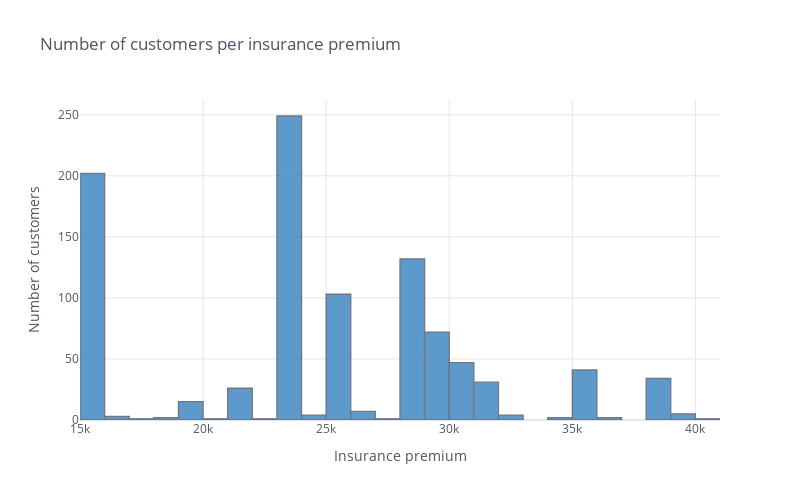

Here is the notebook cell this chart was saved with:
### Markdown cell above
We have a wide price range, from as little as ₹15,000 to as much as ₹40,000, whereas the average premium is ₹24,336.7 with the standard deviation ₹6,248.2. Thus, we observe non-normal distribution of the target variable.

### Code cell
data['PremiumPrice'].iplot(kind = 'histogram', dimensions = (800,500), 
                           xTitle = 'Insurance premium', yTitle = 'Number of customers',
                           title = 'Number of customers per insurance premium', color = '#3780BF')

data['PremiumPrice'].describe()

### Figure 1 — Plotly figure (JSON) as saved in the notebook; plotly's stock layout.template omitted (floating-point values rounded to 4 significant figures; data arrays with more than 128 entries replaced by an {"elided": "..."} marker saying what was removed)
{"data": [{"histfunc": "count", "histnorm": "", "marker": {"color": "rgba(55, 128, 191, 1.0)", "line": {"color": "#4D5663", "width": 1.3}}, "name": "PremiumPrice", "opacity": 0.8, "orientation": "v", "type": "histogram", "x": {"elided": "986 int values"}}], "layout": {"barmode": "overlay", "height": 500, "legend": {"bgcolor": "#FFFFFF", "font": {"color": "#4D5663"}}, "paper_bgcolor": "#FFFFFF", "plot_bgcolor": "#FFFFFF", "title": {"font": {"color": "#4D5663"}, "text": "Number of customers per insurance premium"}, "width": 800, "xaxis": {"autorange": true, "gridcolor": "#E1E5ED", "range": [15000.0, 41000.0], "showgrid": true, "tickfont": {"color": "#4D5663"}, "title": {"font": {"color": "#4D5663"}, "text": "Insurance premium"}, "type": "linear", "zerolinecolor": "#E1E5ED"}, "yaxis": {"autorange": true, "gridcolor": "#E1E5ED", "range": [0, 262.1], "showgrid": true, "tickfont": {"color": "#4D5663"}, "title": {"font": {"color": "#4D5663"}, "text": "Number of customers"}, "zerolinecolor": "#E1E5ED"}}}
